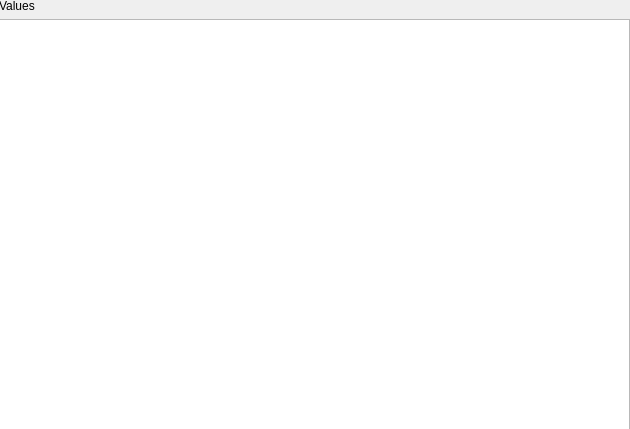
<?xml version="1.0" encoding="UTF-8"?>
<ui version="4.0">
 <class>ValuesWidget</class>
 <widget class="QWidget" name="ValuesWidget">
  <property name="geometry">
   <rect>
    <x>0</x>
    <y>0</y>
    <width>630</width>
    <height>429</height>
   </rect>
  </property>
  <property name="windowTitle">
   <string>ValuesWidget</string>
  </property>
  <widget class="QWidget" name="verticalLayoutWidget">
   <property name="geometry">
    <rect>
     <x>-1</x>
     <y>-1</y>
     <width>631</width>
     <height>431</height>
    </rect>
   </property>
   <layout class="QVBoxLayout" name="verticalLayout">
    <item>
     <widget class="QLabel" name="valuesLabel">
      <property name="text">
       <string>Values</string>
      </property>
     </widget>
    </item>
    <item>
     <widget class="QTableView" name="valuesView"/>
    </item>
   </layout>
  </widget>
 </widget>
 <resources/>
 <connections/>
</ui>
